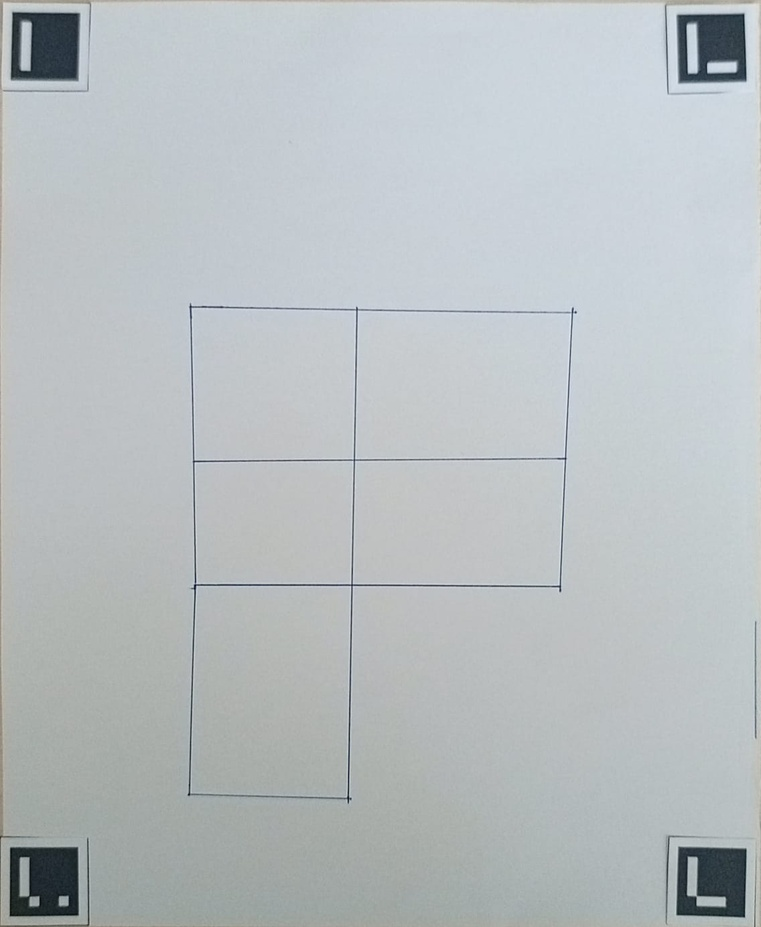
#> input picture images/test/kasa1.jpeg, 761 x 927 px, shrunk from 1136 x 1384 before the run
$ python -i roi_auto_detector.py   (imports and definitions only)
#> lines starting #> are read from the running program, lines starting #| are printed output that depends on the picture; after the words box and inside, x2 and y2 are one past the last pixel; in counts of white or black regions, pixels touching at a corner belong together
#> further down, picture is the input picture: shape (927, 761, 3); mean B, G, R 193.1, 190.6, 184.6
import cv2
import numpy as np


class ROIAutoDetector:
    """
    Referans fotoğrafındaki bölme çizgileriyle (kasa gözlerinin
    duvarları/kenarları) sınırlı kapalı hücreleri bularak otomatik
    ROI poligonları üretir.

    Yöntem: adaptif eşikleme ile çizgileri çıkarıp, kapalı hücreleri
    "delik" (contour hiyerarşisinde iç kontur) olarak yakalar. Bu,
    kasa gözleri arasında görünür duvar/çizgi olduğu sürece çalışır;
    tamamen düz, bölmesiz bir yüzeyde hücre bulamaz.
    """

    MIN_AREA_RATIO = 0.01
    MAX_AREA_RATIO = 0.35
    APPROX_EPSILON_RATIO = 0.02

    def detect(self, image: np.ndarray) -> list:

        if image is None:
            return []

        if image.ndim == 3:
            gray = cv2.cvtColor(image, cv2.COLOR_BGR2GRAY)
        else:
            gray = image

        height, width = gray.shape[:2]
#> height = 927; width = 761
        image_area = height * width
#> image_area = 705447

        blurred = cv2.GaussianBlur(gray, (5, 5), 0)

        binary = cv2.adaptiveThreshold(
            blurred,
            255,
            cv2.ADAPTIVE_THRESH_MEAN_C,
            cv2.THRESH_BINARY_INV,
            25,
            10
        )
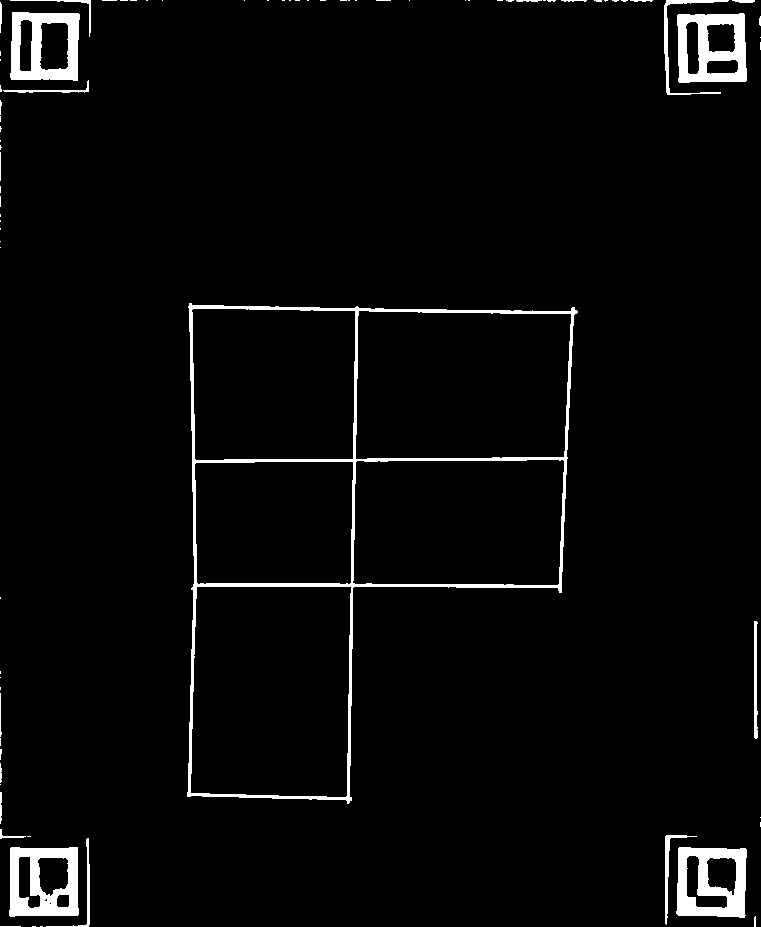
#> binary: shape (927, 761); 3.3% white; 80 white regions (57 under 20 px), largest, box (x1, y1, x2, y2) and area: (187, 303, 578, 804) 8377, (676, 847, 747, 918) 3067, (9, 847, 79, 917) 3027

        kernel = np.ones((5, 5), np.uint8)

        closed = cv2.morphologyEx(
            binary, cv2.MORPH_CLOSE, kernel, iterations=2
        )
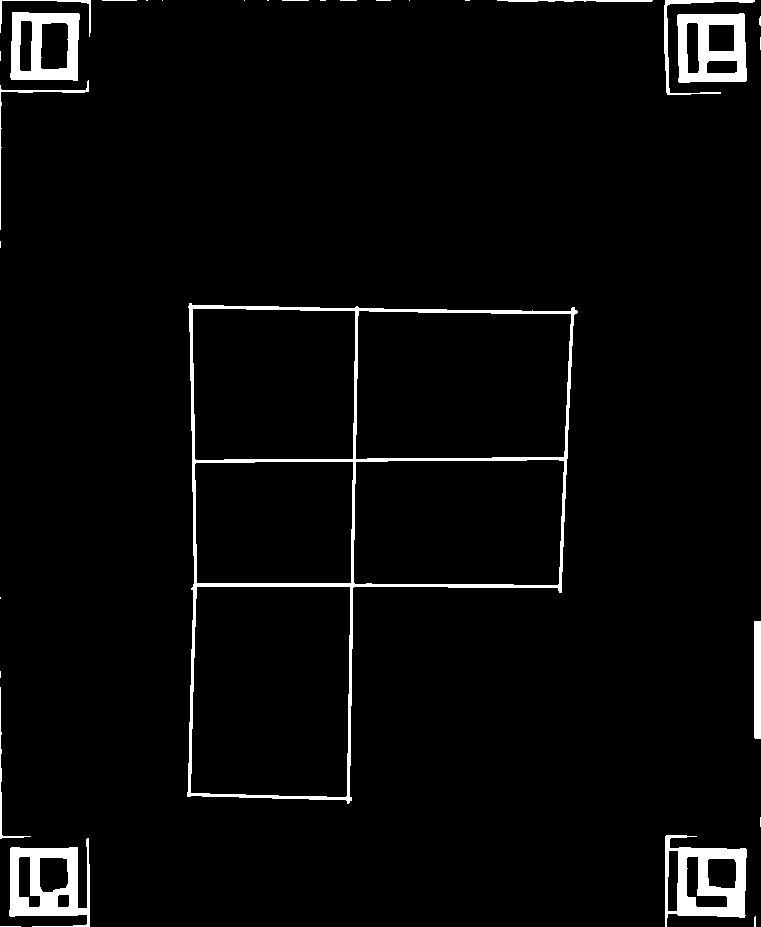
#> closed: shape (927, 761); 3.4% white; 31 white regions (16 under 20 px)

        contours, hierarchy = cv2.findContours(
            closed, cv2.RETR_CCOMP, cv2.CHAIN_APPROX_SIMPLE
        )
#> contours = 47 contours, 20 with area under 20; largest, box (x1, y1, x2, y2) and area: (187, 303, 578, 804) 138278, (190, 586, 351, 798) 32586, (355, 310, 572, 460) 30750, (353, 459, 565, 586) 25762, (192, 308, 356, 461) 24197

        if hierarchy is None:
            return []

        hierarchy = hierarchy[0]

        candidates = []

        for i, contour in enumerate(contours):

            # Sadece kapalı "delik" konturlar = gerçek hücreler.
            if hierarchy[i][3] == -1:
                continue

            area = cv2.contourArea(contour)
            area_ratio = area / image_area

            if area_ratio < self.MIN_AREA_RATIO:
                continue

            if area_ratio > self.MAX_AREA_RATIO:
                continue

            perimeter = cv2.arcLength(contour, True)

            approx = cv2.approxPolyDP(
                contour, self.APPROX_EPSILON_RATIO * perimeter, True
            )

            if len(approx) != 4:
                continue

            if not cv2.isContourConvex(approx):
                continue

            points = [
                [float(p[0][0]), float(p[0][1])]
                for p in approx
            ]

            candidates.append(points)
#> this loop made 47 passes
#> contour on passes 1, 2, 11, 13, 15, 22, 24, 25, 36, 37, 38, 39: [[0, 926], [20, 926]], [[755, 916], [754, 917], [754, 926], [755, 926]], [[760, 817], [760, 826]], [[0, 671], [0, 677]], [[0, 597], [0, 598]], [[0, 241], [0, 247]], [[0, 51], [0, 60]], [[760, 37], [760, 49]], [[465, 0], [469, 0]], [[409, 0]], [[376, 0], [390, 0]], [[340, 0], [356, 0]]
#> after the loop, candidates = [[[197, 586], [350, 587], [345, 797], [190, 792]], [[194, 464], [352, 461], [351, 582], [197, 583]], [[564, 461], [557, 585], [353, 582], [356, 461]], [[358, 311], [570, 313], [564, 456], [356, 459]], [[192, 309], [354, 310], [353, 458], [196, 460]]]

        return self._sort_reading_order(candidates)

    # -------------------------------------------------
    # Okuma Sırası (yukarıdan aşağı, soldan sağa)
    # -------------------------------------------------

    def _sort_reading_order(self, candidates: list) -> list:

        if not candidates:
            return []

        items = []

        heights = []

        for points in candidates:

            xs = [p[0] for p in points]
            ys = [p[1] for p in points]

            cx = sum(xs) / len(xs)
            cy = sum(ys) / len(ys)

            heights.append(max(ys) - min(ys))

            items.append((cx, cy, points))
#> this loop made 5 passes
#> (points, xs, ys, cx, cy) on passes 1 to 5: ([[197, 586], [350, 587], [345, 797], [190, 792]], [197, 350, 345, 190], [586, 587, 797, 792], 270.5, 690.5), ([[194, 464], [352, 461], [351, 582], [197, 583]], [194, 352, 351, 197], [464, 461, 582, 583], 273.5, 522.5), ([[564, 461], [557, 585], [353, 582], [356, 461]], [564, 557, 353, 356], [461, 585, 582, 461], 457.5, 522.2), ([[358, 311], [570, 313], [564, 456], [356, 459]], [358, 570, 564, 356], [311, 313, 456, 459], 462, 384.8), ([[192, 309], [354, 310], [353, 458], [196, 460]], [192, 354, 353, 196], [309, 310, 458, 460], 273.8, 384.2)
#> after the loop, heights = [211, 122, 124, 148, 151]; items = 5 items

        row_threshold = max(sorted(heights)[len(heights) // 2] / 2, 10)
#> row_threshold = 74

        items.sort(key=lambda item: item[1])

        rows = []

        for cx, cy, points in items:

            placed = False

            for row in rows:

                if abs(row["y"] - cy) < row_threshold:

                    row["items"].append((cx, points))
                    placed = True
                    break

            if not placed:
                rows.append({"y": cy, "items": [(cx, points)]})
#> this loop made 5 passes
#> (cx, cy, points) on passes 1 to 5: (273.8, 384.2, [[192, 309], [354, 310], [353, 458], [196, 460]]), (462, 384.8, [[358, 311], [570, 313], [564, 456], [356, 459]]), (457.5, 522.2, [[564, 461], [557, 585], [353, 582], [356, 461]]), (273.5, 522.5, [[194, 464], [352, 461], [351, 582], [197, 583]]), (270.5, 690.5, [[197, 586], [350, 587], [345, 797], [190, 792]])
#> after the loop, rows = 3 items

        ordered = []

        for row in rows:

            row["items"].sort(key=lambda item: item[0])

            for _, points in row["items"]:
                ordered.append(points)
#> this loop made 3 passes
#> after the loop, ordered = [[[192, 309], [354, 310], [353, 458], [196, 460]], [[358, 311], [570, 313], [564, 456], [356, 459]], [[194, 464], [352, 461], [351, 582], [197, 583]], [[564, 461], [557, 585], [353, 582], [356, 461]], [[197, 586], [350, 587], [345, 797], [190, 792]]]

        return ordered

>>> import cv2
>>> picture = cv2.imread('../../images/test/kasa1.jpeg')
>>> result = ROIAutoDetector().detect(picture)
#> result has the same summary as ordered in _sort_reading_order
